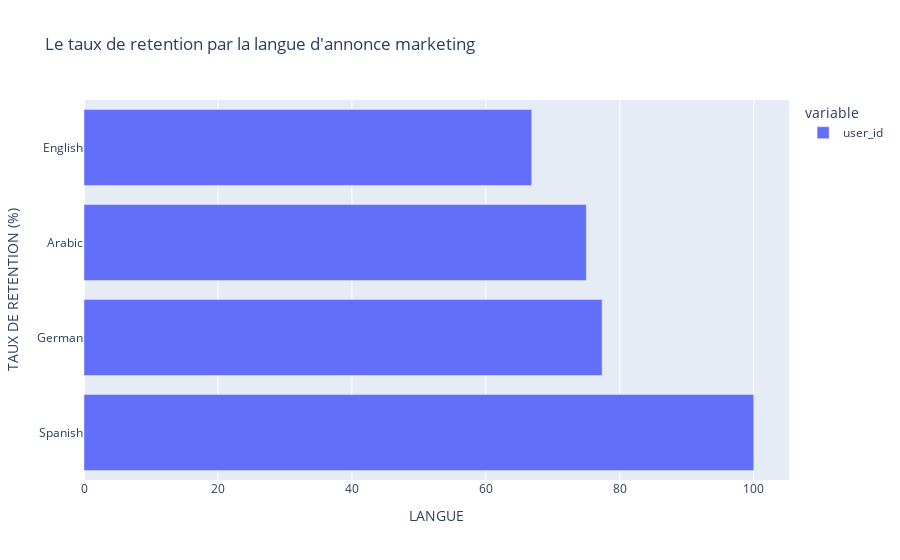

The notebook cell this image was saved under:
### Markdown cell above
# visualisation des résultats

### Code cell
# Create side-by-side bar chart of `xgb`
fig_lang_retention = px.bar(
   taux_retention_par_langue.sort_values(ascending=False),
   orientation="h", 
   title="Le taux de retention par la langue d'annonce marketing" 
)
fig_lang_retention.update_layout(xaxis_title="LANGUE", yaxis_title="TAUX DE RETENTION (%)")
fig_lang_retention.show()

### Figure 1 — Plotly figure (JSON) as saved in the notebook; plotly's stock layout.template omitted (floating-point values rounded to 4 significant figures)
{"data": [{"alignmentgroup": "True", "hovertemplate": "variable=user_id<br>value=%{x}<br>language_displayed=%{y}<extra></extra>", "legendgroup": "user_id", "marker": {"color": "#636efa", "pattern": {"shape": ""}}, "name": "user_id", "offsetgroup": "user_id", "orientation": "h", "showlegend": true, "textposition": "auto", "type": "bar", "x": [100, 77.36, 75, 66.85], "xaxis": "x", "y": ["Spanish", "German", "Arabic", "English"], "yaxis": "y"}], "layout": {"autosize": true, "barmode": "relative", "legend": {"title": {"text": "variable"}, "tracegroupgap": 0}, "title": {"text": "Le taux de retention par la langue d'annonce marketing"}, "xaxis": {"anchor": "y", "autorange": true, "domain": [0, 1], "range": [0, 105.3], "title": {"text": "LANGUE"}, "type": "linear"}, "yaxis": {"anchor": "x", "autorange": true, "domain": [0, 1], "range": [-0.5, 3.5], "title": {"text": "TAUX DE RETENTION (%)"}, "type": "category"}}}
